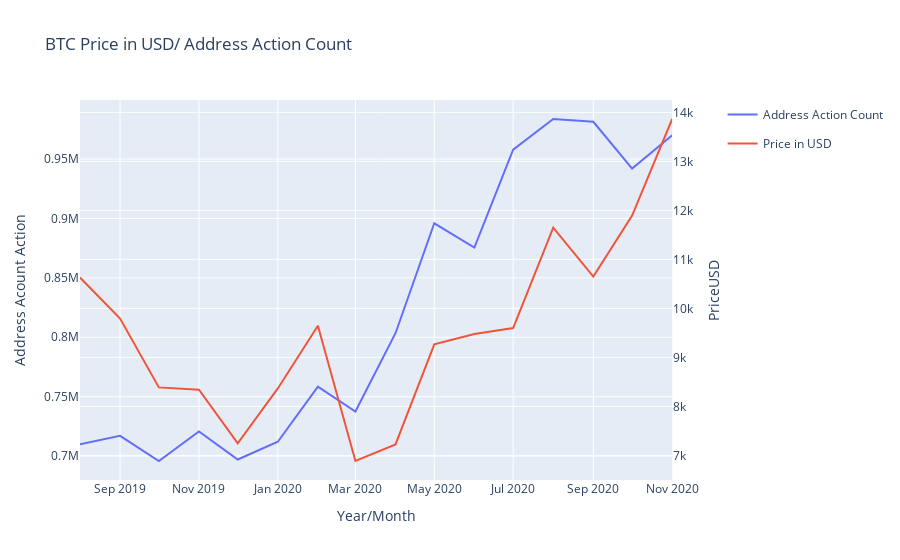

Write notebook code for a chart like this one.
### Markdown cell above
# Using Plotly Express to Plot two or more graphs at the same time
## This part of code is important because Plotly express does not support multiple axes yet
## But this code here makes it work

### Code cell
subfig = make_subplots(specs=[[{"secondary_y": True}]])

# create two independent figures with px.line each containing data from multiple columns
fig = px.line(before_and_after_new, x= "yearmonth", y="AdrActCnt",color="address_count")
fig2 = px.line(before_and_after_new, x="yearmonth", y="PriceUSD", color="price")

fig2.update_traces(yaxis="y2")

subfig.add_traces(fig.data + fig2.data)
subfig.layout.xaxis.title="Year/Month"
subfig.layout.yaxis.title="Address Acount Action"
subfig.layout.yaxis2.title="PriceUSD"
# recoloring is necessary otherwise lines from fig und fig2 would share each color
subfig.for_each_trace(lambda t: t.update(line=dict(color=t.marker.color)))
subfig.update_layout(title_text = "BTC Price in USD/ Address Action Count")
subfig.show()

### Figure 1 — Plotly figure (JSON) as saved in the notebook; plotly's stock layout.template omitted (floating-point values rounded to 4 significant figures)
{"data": [{"hovertemplate": "address_count=Address Action Count<br>yearmonth=%{x}<br>AdrActCnt=%{y}<extra></extra>", "legendgroup": "Address Action Count", "line": {"dash": "solid"}, "mode": "lines", "name": "Address Action Count", "orientation": "v", "showlegend": true, "type": "scatter", "x": ["2019-08", "2019-09", "2019-10", "2019-11", "2019-12", "2020-01", "2020-02", "2020-03", "2020-04", "2020-05", "2020-06", "2020-07", "2020-08", "2020-09", "2020-10", "2020-11"], "xaxis": "x", "y": [710000.0, 717000.0, 695897, 720700.0, 697100.0, 712100.0, 758600.0, 737500.0, 803400.0, 895900.0, 875500.0, 957900.0, 983700.0, 981300.0, 942010, 969900.0], "yaxis": "y"}, {"hovertemplate": "price=Price in USD<br>yearmonth=%{x}<br>PriceUSD=%{y}<extra></extra>", "legendgroup": "Price in USD", "line": {"dash": "solid"}, "mode": "lines", "name": "Price in USD", "orientation": "v", "showlegend": true, "type": "scatter", "x": ["2019-08", "2019-09", "2019-10", "2019-11", "2019-12", "2020-01", "2020-02", "2020-03", "2020-04", "2020-05", "2020-06", "2020-07", "2020-08", "2020-09", "2020-10", "2020-11"], "xaxis": "x", "y": [10630.0, 9792.0, 8387.0, 8340.0, 7246.0, 8366.0, 9646.0, 6885.0, 7224.0, 9265.0, 9479.0, 9597.0, 11650.0, 10650.0, 11900.0, 13860.0], "yaxis": "y2"}], "layout": {"autosize": true, "title": {"text": "BTC Price in USD/ Address Action Count"}, "xaxis": {"anchor": "y", "autorange": true, "domain": [0, 0.94], "range": ["2019-08-01", "2020-11-01"], "title": {"text": "Year/Month"}, "type": "date"}, "yaxis": {"anchor": "x", "autorange": true, "domain": [0, 1], "range": [679900.0, 999700.0], "title": {"text": "Address Acount Action"}, "type": "linear"}, "yaxis2": {"anchor": "x", "autorange": true, "overlaying": "y", "range": [6497.0, 14250.0], "side": "right", "title": {"text": "PriceUSD"}, "type": "linear"}}}
